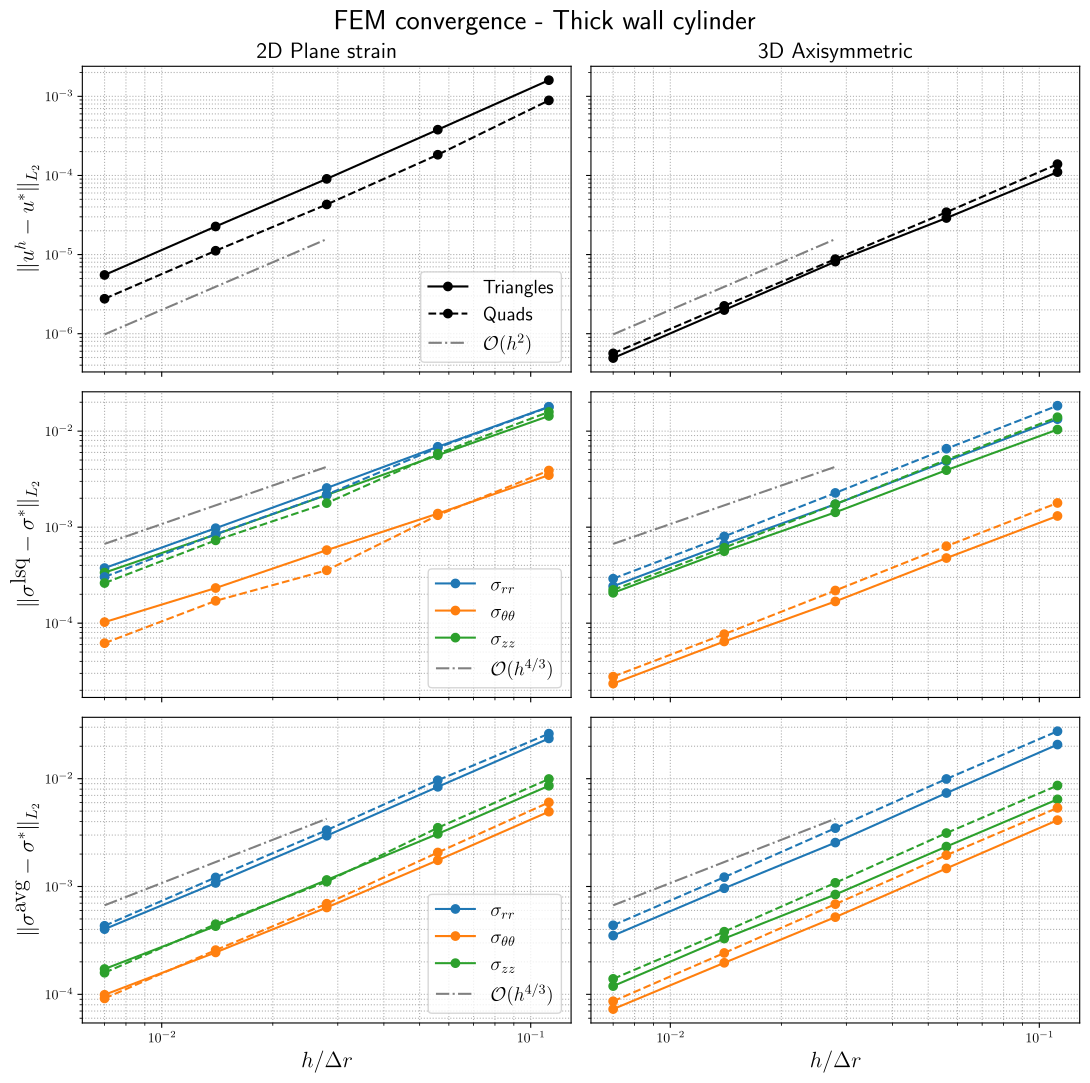

The Python source for this figure:
import numpy as np
import matplotlib.pyplot as plt
import pandas as pd

ftsz_leg = 14
ftsz_axis = 16
ftsz_title = 20
# plt.rcParams["font.family"] = "monospace"
plt.rcParams["text.usetex"] = True


def load_convergence(filename):
    data = pd.read_csv(filename, delim_whitespace=True)
    return data


def plot_convergence(data):
    fig, axs = plt.subplots(3, 2, figsize=(11, 11), sharey="row", sharex="col")
    elems = data["etype"].unique()
    modes = data["mtype"].unique()
    data["h"] *= 0.014 / 0.05

    for i, mode in enumerate(modes):
        for elem, ls in zip(elems, ["-", "--"]):
            elem_name = "Triangles" if (elem == 2) else "Quads"
            label = r"{:s}".format(elem_name)
            df = data[(data["mtype"] == mode) & (data["etype"] == elem)]
            kwargs = {"color": f"k", "label": label, "ls": ls, "marker": "o"}
            axs[0, i].plot(df["h"], df["u_r"], **kwargs)
            kwargs = {"ls": ls, "marker": "o"}
            lb_rr = (r"$\sigma_{rr}$" if (elem == 2) else None)
            lb_tt = (r'$\sigma_{\theta\theta}$' if (elem == 2) else None)
            lb_zz = (r"$\sigma_{zz}$" if (elem == 2) else None)
            axs[1, i].plot(df["h"], df["s_lsq_rr"], 'C0', label=lb_rr, **kwargs)
            axs[1, i].plot(df["h"], df["s_lsq_tt"], 'C1', label=lb_tt, **kwargs)
            axs[1, i].plot(df["h"], df["s_lsq_zz"], 'C2', label=lb_zz, **kwargs)
            axs[2, i].plot(df["h"], df["s_avg_rr"], 'C0', label=lb_rr, **kwargs)
            axs[2, i].plot(df["h"], df["s_avg_tt"], 'C1', label=lb_tt, **kwargs)
            axs[2, i].plot(df["h"], df["s_avg_zz"], 'C2', label=lb_zz, **kwargs)

    hs = data["h"].unique()[:-2]
    for ax in axs[0, :]:
        label = r"$\mathcal{O}(h^2)$"
        ax.plot(hs, hs**2 * 2e-2, ls="-.", label=label, color="gray")
    for ax in axs[1:, :].ravel():
        label = r"$\mathcal{O}(h^{4/3})$"
        ax.plot(hs, hs**(4./3.) * 5e-1, ls="-.", label=label, color="gray")
        
    fig.suptitle("FEM convergence - Thick wall cylinder", fontsize=ftsz_title)
    kwargs = {"fontsize": ftsz_axis}
    axs[0, 0].set_title("2D Plane strain", **kwargs)
    axs[0, 1].set_title("3D Axisymmetric", **kwargs)
    axs[0, 0].set_ylabel(r"$\|   u^h -    u^{*}\|_{L_2}$", **kwargs)
    axs[1, 0].set_ylabel(r"$\|\sigma^{\textrm{lsq}} - \sigma^{*}\|_{L_2}$", **kwargs)
    axs[2, 0].set_ylabel(r"$\|\sigma^{\textrm{avg}} - \sigma^{*}\|_{L_2}$", **kwargs)

    for ax in axs[:, 0]:
        ax.legend(fontsize=ftsz_leg, loc="lower right")
        
    for ax in axs[-1, :]:
        ax.set_xlabel(r"$h/\Delta r$", fontsize=ftsz_axis)

    for ax in axs.ravel():
        ax.set_xscale("log")
        ax.set_yscale("log")
        ax.grid(ls=":", which="both")

    fig.tight_layout()
    # fig.savefig("./analysis/conv_tank.pdf", bbox_inches="tight")
    plt.show()
    return


def tank():
    data = load_convergence("./analysis/conv_tank.txt")
    plot_convergence(data)
    return


if __name__ == "__main__":

    tank()
